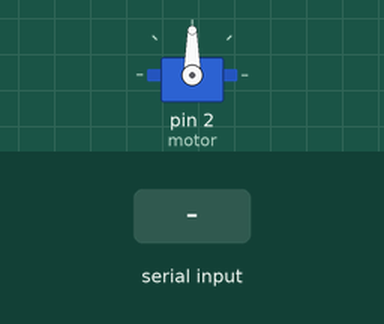
Recording of a sketch running on a simulated Arduino Uno, built with avr-gcc and run on an emulated ATmega328P. Shown: servo. The test bench sets the inputs (shaded band). What the sketch prints to the serial monitor is not drawn.

Above: at 1.2 s.
1.3 s: "u" received over Serial
At 2.1 s:
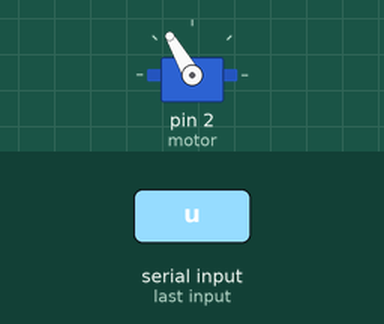
3.1 s: "d" received over Serial
At 3.25 s:
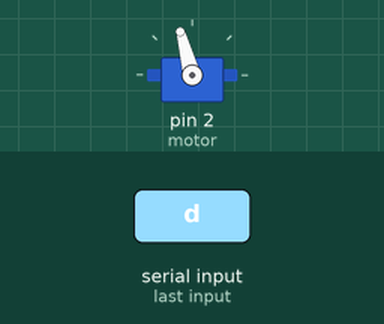
4.9 s: "d" received over Serial
At 6.1 s:
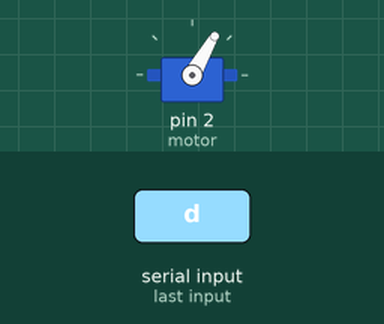
Timing chart, 0 to 7.9 s (numbered marks = the images above; inputs shaded):
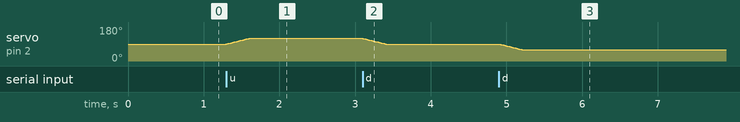

The sketch:

servo_motor.ino
```cpp
#include <Servo.h>    // 서보모터 라이브러리

Servo servo;    // 서보모터 사용을 위한 객체 생성

int motor = 2;  // 서보모터의 핀
int angle = 90; // 서보모터 초기 각도 값
void setup() {
  servo.attach(motor);  // 서보모터 연결
  Serial.begin(9600);  // 시리얼 모니터 시작

  Serial.println("Enter the u or d"); // u 또는 d키 입력하기
  Serial.println("u = angle + 30");   // u를 누른다면 현재 각도값에서 +30도
  Serial.println("d = angle - 30\n");   // d를 누른다면 현재 각도값에서 -30도
}

void loop() {
  if(Serial.available())  // 시리얼모니터가 사용가능할 때
  {
    char input = Serial.read(); // 문자 입력받기

    if(input == 'u')    // u 키를 누를 때
    {
      Serial.print("+30");  // '+30'를 시리얼 모니터에 출력
      for(int i = 0; i < 30; i++)  // 현재 각도에서 15도 더해주기
      {
        angle = angle + 1;
        if(angle >= 180)
          angle = 180;

        servo.write(angle);
        delay(10);
      }
      Serial.print("\t\t");
      Serial.println(angle);  // 현재 각도 출력
    }
    else if(input == 'd')   // 'd'키를 입력했을 때
    {
      Serial.print("\t-30\t");  // '-30'라고 출력
      for(int i = 0 ; i < 30 ; i++)  // 현재 각도에서 30도 빼주기
      {
        angle = angle - 1;
        if(angle <= 0)
          angle = 0;
        servo.write(angle);
        delay(10);
      }
      Serial.println(angle);  // 현재 각도 출력
    }
    else  // 잘못된 문자열을 입력했을 때
    {
      Serial.println("wrong character!!");
    }
  }
}
```

Measured:
- after the input at 1.3 s, servo on pin 2 (motor): moves from 90° to 120° over 0.30 s, starting at once
- after the input at 3.1 s, servo on pin 2 (motor): moves from 120° to 90° over 0.30 s, starting at once
- after the input at 4.9 s, servo on pin 2 (motor): moves from 90° to 60° over 0.30 s, starting at once
